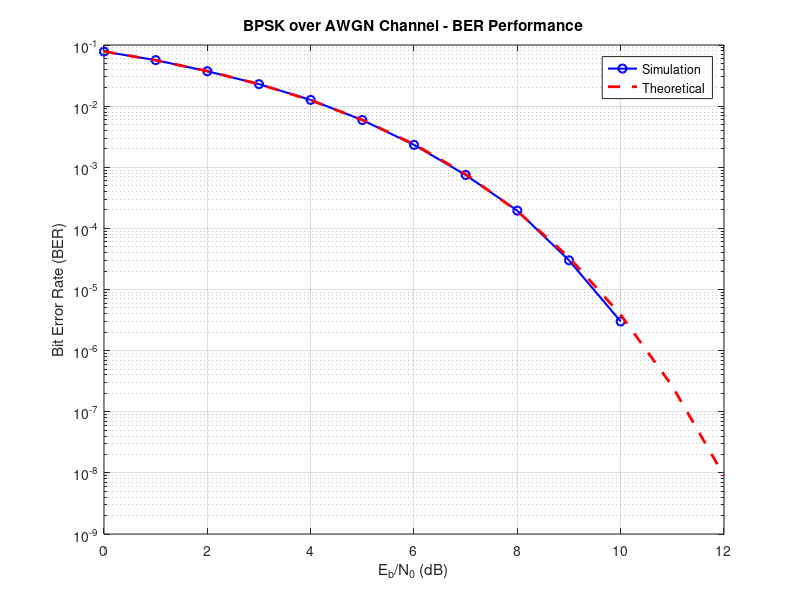

Write MATLAB code to recreate this figure.
clc; clear; close all;

%% =======================
%% Parameters
%% =======================
N = 1e6;
EbNo_dB = 0:1:12; % تغيير المسمى ليعبر عن طاقة البت بدقة
BER_sim = zeros(size(EbNo_dB));
BER_theory = zeros(size(EbNo_dB));

%% =======================
%% Simulation
%% =======================
for i = 1:length(EbNo_dB)
    
    bits = rand(1, N) < 0.5;   % Source bits
    tx = 2*bits - 1;           % BPSK mapping (Eb = 1)
    
    % تحويل النسبة من dB إلى القيمة الخطية
    ebno = 10^(EbNo_dB(i)/10);
    N0 = 1/ebno;               % لأن Eb = 1
    
    % توليد الضوضاء البيضاء المضافة بناءً على النطاق الأساسي (Baseband)
    noise = sqrt(N0/2)*randn(1, N);
    rx = tx + noise;
    
    % الكاشف (Decision Making)
    bits_hat = rx > 0;
    
    % حساب معدل الخطأ التجريبي
    BER_sim(i) = sum(bits ~= bits_hat)/N;
    
    % حساب معدل الخطأ النظري الدقيق
    BER_theory(i) = 0.5 * erfc(sqrt(ebno));
    
end

%% =======================
%% Plot Results
%% =======================
figure('Color','w');

semilogy(EbNo_dB, BER_sim, 'bo-', 'LineWidth', 1.5);
hold on;
semilogy(EbNo_dB, BER_theory, 'r--', 'LineWidth', 2);

grid on;

% تعديل التسميات لتوافق المعايير الأكاديمية والهندسية
xlabel('E_b/N_0 (dB)'); 
ylabel('Bit Error Rate (BER)');
title('BPSK over AWGN Channel - BER Performance');

legend('Simulation', 'Theoretical');

% حفظ الصورة لتظهر في الـ README
saveas(gcf, 'BER_BPSK_AWGN.png');
% End of document
